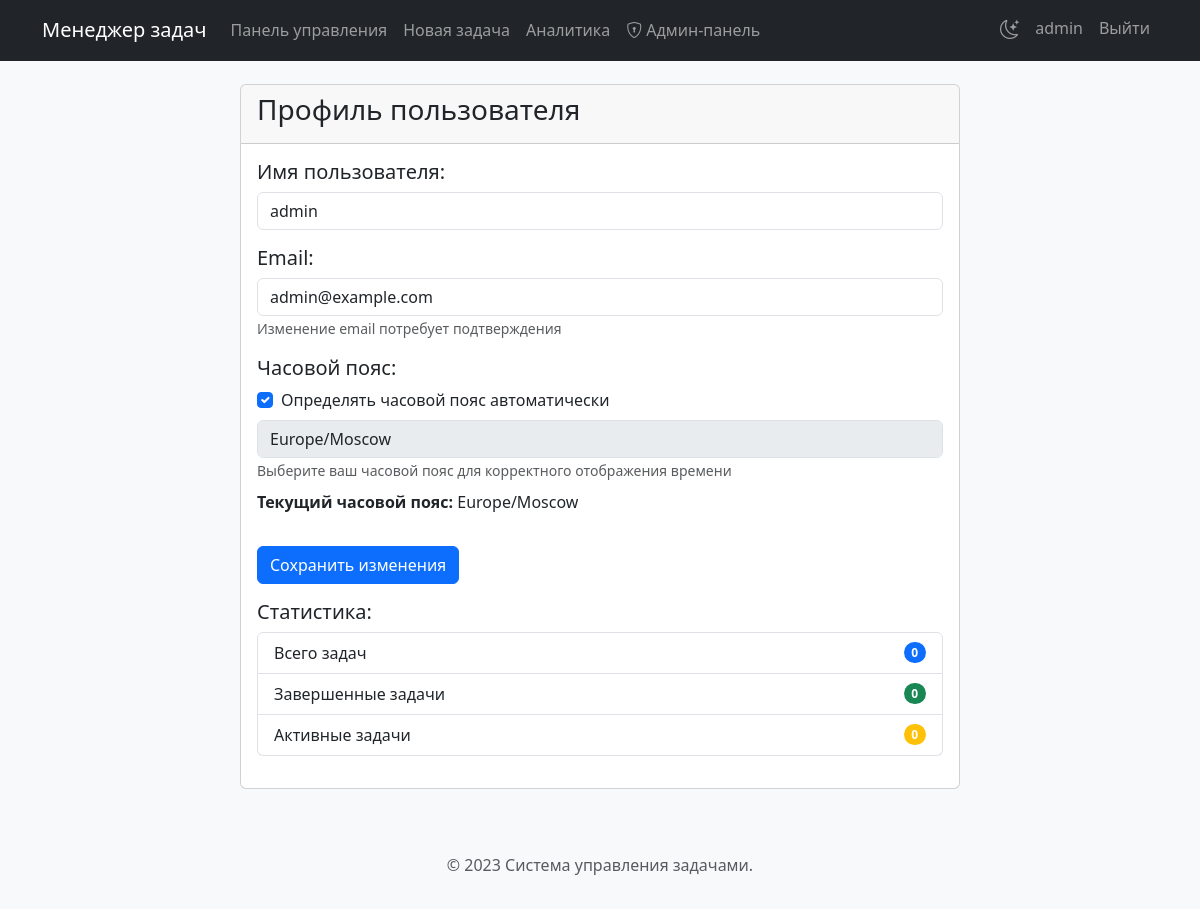
The page /profile (signed in) on the database as committed earlier.
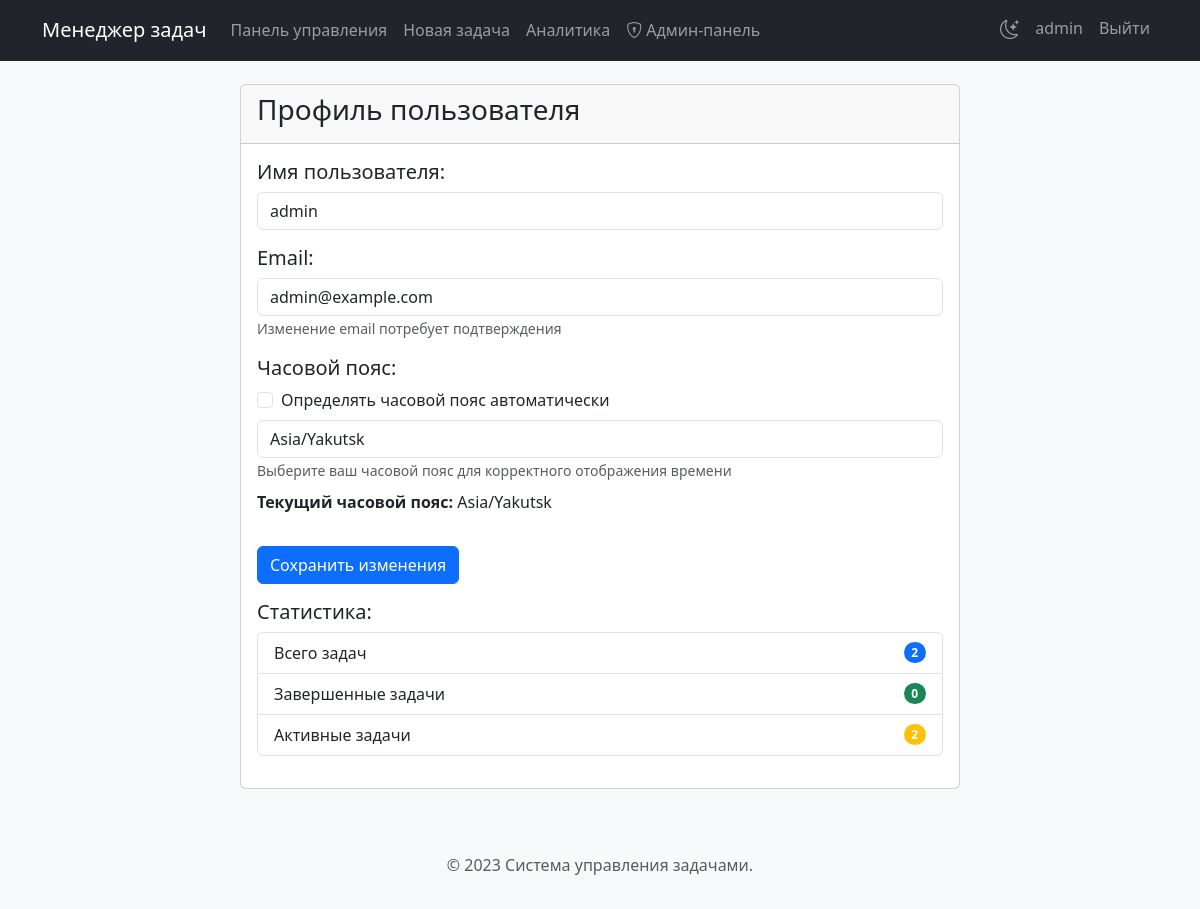
The same page on the database as committed later.
### tables this page shows
CREATE TABLE users (
        id INTEGER PRIMARY KEY,
        username TEXT NOT NULL,
        password TEXT NOT NULL,
        email TEXT UNIQUE NOT NULL,
        pending_email TEXT,
        email_confirm_token TEXT,
        email_confirm_expiry TIMESTAMP,
        reset_token TEXT,
        reset_token_expiry TIMESTAMP,
        timezone TEXT DEFAULT "Europe/Moscow",
        created_at TIMESTAMP DEFAULT CURRENT_TIMESTAMP,
        is_admin BOOLEAN DEFAULT 0,
        auto_timezone BOOLEAN DEFAULT 1
    );

### app.py (the view)
@app.route('/profile', methods=['GET'])
def profile():
    if 'user_id' not in session:
        return redirect(url_for('login'))
    conn = sqlite3.connect('tasks.db')
    c = conn.cursor()
    c.execute("""SELECT username, email, pending_email, timezone, auto_timezone, is_admin
                 FROM users WHERE id = ?""", (session['user_id'],))
    user = c.fetchone()
    c.execute("SELECT COUNT(*) FROM tasks WHERE user_id = ?", (session['user_id'],))
    total_tasks = c.fetchone()[0]
    c.execute("SELECT COUNT(*) FROM tasks WHERE user_id = ? AND status = 'Завершена'", (session['user_id'],))
    completed_tasks = c.fetchone()[0]
    active_tasks = total_tasks - completed_tasks
    conn.close()
    timezones = sorted([(tz, tz) for tz in all_timezones if 'Europe/' in tz or 'Asia/' in tz])
    return render_template('profile.html',
                          username=user[0],
                          email=user[1],
                          pending_email=user[2],
                          timezone=user[3] or 'Europe/Moscow',
                          auto_timezone=user[4] or False,
                          is_admin=user[5] or False,
                          total_tasks=total_tasks,
                          completed_tasks=completed_tasks,
                          active_tasks=active_tasks,
                          timezones=timezones)

### templates/profile.html (shortened to what the changed rows need)
{% extends 'base.html' %}
{% block content %}
<div class="container">
    <div class="row">
        <div class="col-md-8 mx-auto">
            <div class="card">
                <div class="card-body">
                    <form method="POST" action="{{ url_for('update_profile') }}">
                        <div class="row mb-3">
                            <div class="col">
                                <h5>Имя пользователя:</h5>
                                <input type="text" class="form-control" name="username" value="{{ username }}" required>
                            </div>
                        </div>
                        <div class="row mb-3">
                            <div class="col">
                                <h5>Email:</h5>
                                <input type="email" class="form-control" name="email" value="{{ email }}" required>
                                <small class="text-muted">Изменение email потребует подтверждения</small>
                            </div>
                        </div>
                        <div class="row mb-3">
                            <div class="col">
                                <h5>Часовой пояс:</h5>
                                <div class="form-check mb-2">
                                    <input class="form-check-input" type="checkbox" name="auto_timezone" id="auto_timezone" {% if auto_timezone %}checked{% endif %}>
                                    <label class="form-check-label" for="auto_timezone">
                                        Определять часовой пояс автоматически
                                    </label>
                                </div>
                                <select class="form-control" name="timezone" id="timezone_select" {% if auto_timezone %}disabled{% endif %}>
                                    {% for tz_value, tz_name in timezones %}
                                    <option value="{{ tz_value }}" {% if timezone == tz_value %}selected{% endif %}>{{ tz_name }}</option>
                                    {% endfor %}
                                </select>
                                <small class="text-muted">Выберите ваш часовой пояс для корректного отображения времени</small>
                                <p class="mt-2">
                                    <strong>Текущий часовой пояс:</strong> <span id="current-timezone">{{ timezone }}</span>
                                </p>
                            </div>
                        </div>
                    </form>
                    <div class="row mb-3">
                        <div class="col">
                            <ul class="list-group">
                                <li class="list-group-item d-flex justify-content-between align-items-center">
                                    Всего задач
                                    <span class="badge bg-primary rounded-pill">{{ total_tasks }}</span>
                                </li>
                                <li class="list-group-item d-flex justify-content-between align-items-center">
                                    Активные задачи
                                    <span class="badge bg-warning rounded-pill">{{ active_tasks }}</span>
                                </li>
                            </ul>
                        </div>
                    </div>
                </div>
            </div>
        </div>
    </div>
</div>
{% endblock %}

### templates/base.html (shortened to what this page needs)
<!DOCTYPE html>
<html lang="ru">
<head>
    <link href="https://cdn.jsdelivr.net/npm/bootstrap@5.3.0/dist/css/bootstrap.min.css" rel="stylesheet">
    <link href="https://cdn.jsdelivr.net/npm/bootstrap-icons@1.11.3/font/bootstrap-icons.css" rel="stylesheet">
    <link href="{{ url_for('static', filename='css/style.css') }}" rel="stylesheet">
</head>
<body>
    <nav class="navbar navbar-expand-lg navbar-dark bg-dark fixed-top">
        <div class="container">
            <a class="navbar-brand" href="{{ url_for('dashboard') if 'user_id' in session else url_for('login') }}">Менеджер задач</a>
            <div class="collapse navbar-collapse" id="navbarNav">
                {% if 'user_id' in session %}
                <ul class="navbar-nav me-auto">
                    <li class="nav-item">
                        <a class="nav-link" href="{{ url_for('dashboard') }}">Панель управления</a>
                    </li>
                    <li class="nav-item">
                        <a class="nav-link" href="{{ url_for('new_task') }}">Новая задача</a>
                    </li>
                    <li class="nav-item">
                        <a class="nav-link" href="{{ url_for('analytics') }}">Аналитика</a>
                    </li>
                    {% if session.get('is_admin') %}
                    <li class="nav-item">
                        <a class="nav-link" href="{{ url_for('admin_panel') }}">
                            <i class="bi bi-shield-lock me-1"></i>Админ-панель
                        </a>
                    </li>
                    {% endif %}
                </ul>
                <ul class="navbar-nav">
                    <li class="nav-item">
                        <div class="theme-toggle nav-link">
                            <i class="bi bi-moon-stars"></i>
                        </div>
                    </li>
                    <li class="nav-item">
                        <a class="nav-link" href="{{ url_for('profile') }}">{{ session['username'] }}</a>
                    </li>
                    <li class="nav-item">
                        <a class="nav-link" href="{{ url_for('logout') }}">Выйти</a>
                    </li>
                </ul>
                {% endif %}
            </div>
        </div>
    </nav>
    <div class="container mt-4">
        {% block content %}{% endblock %}
    </div>
    <footer class="mt-5 py-3 bg-light">
        <div class="container text-center">
            <p class="text-muted">© 2023 Система управления задачами.</p>
        </div>
    </footer>
</body>
</html>

Rows that differ between the two databases and show on the page:
changed users "admin": timezone "Europe/Moscow" → "Asia/Yakutsk"
Other text that changed with them:
form field auto_timezone: "☑" → "☐"
{{ total_tasks }}: "0" → "2"
{{ active_tasks }}: "0" → "2"
